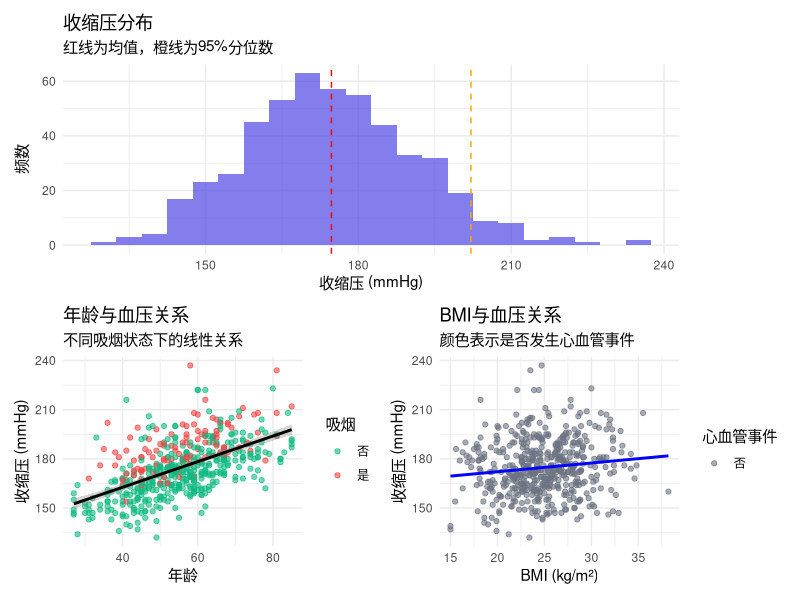
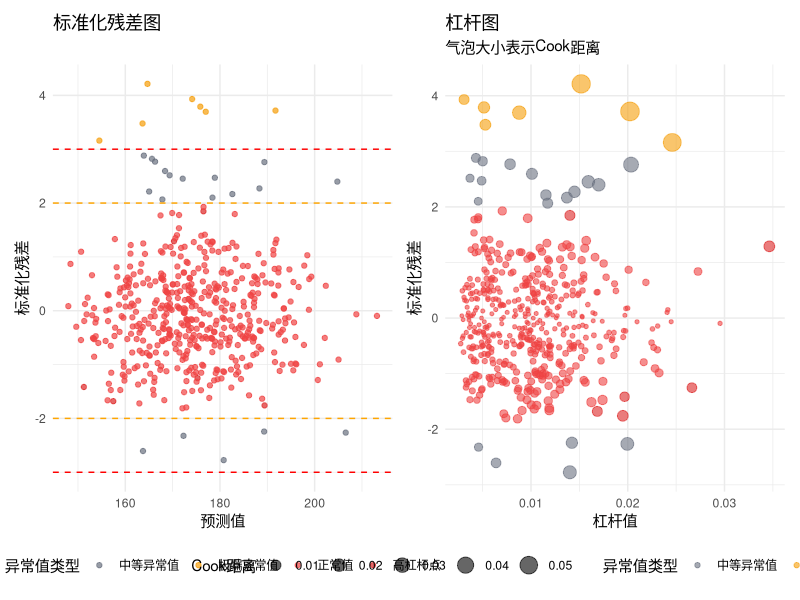
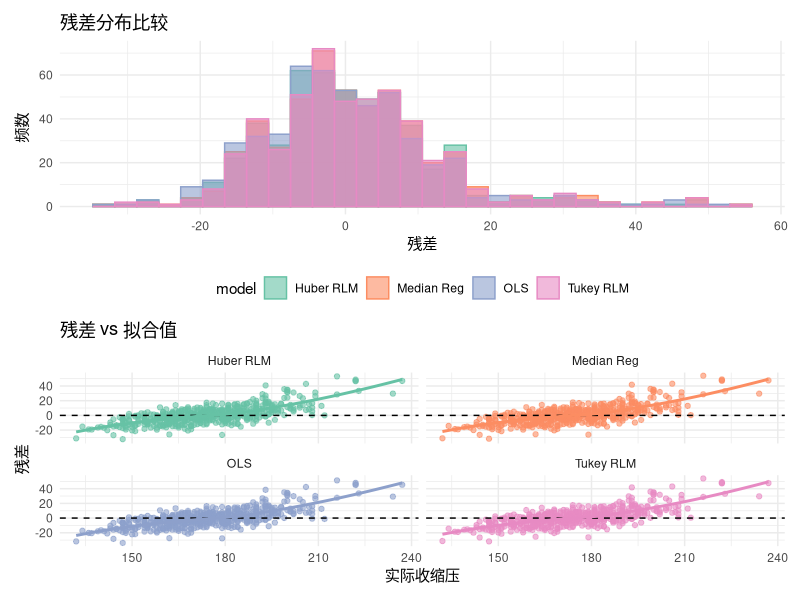
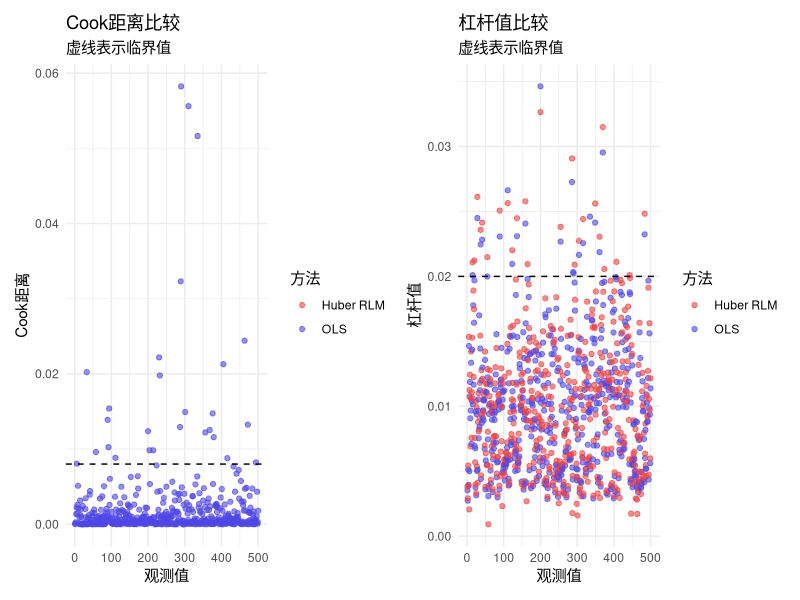
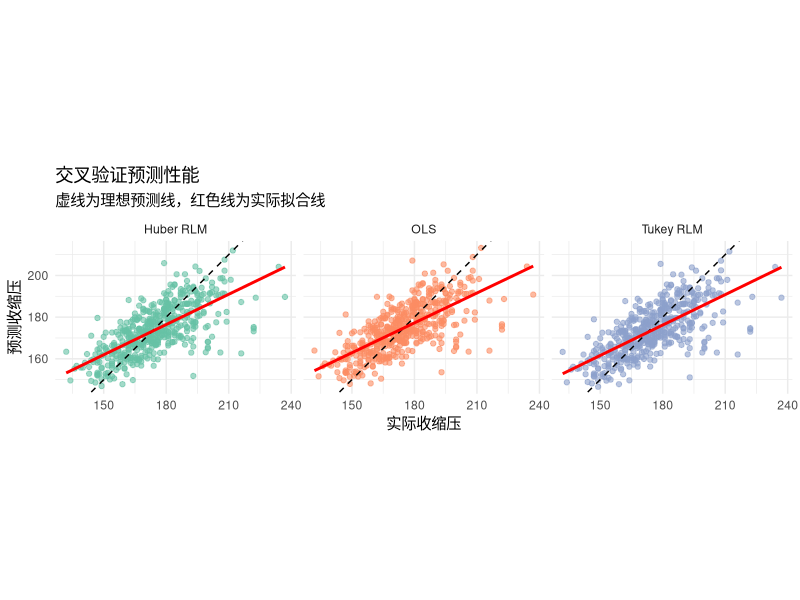
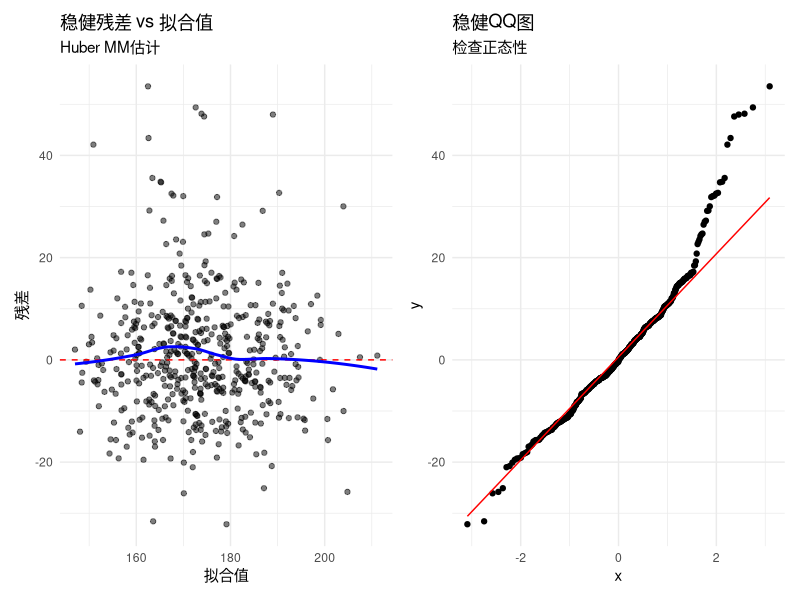
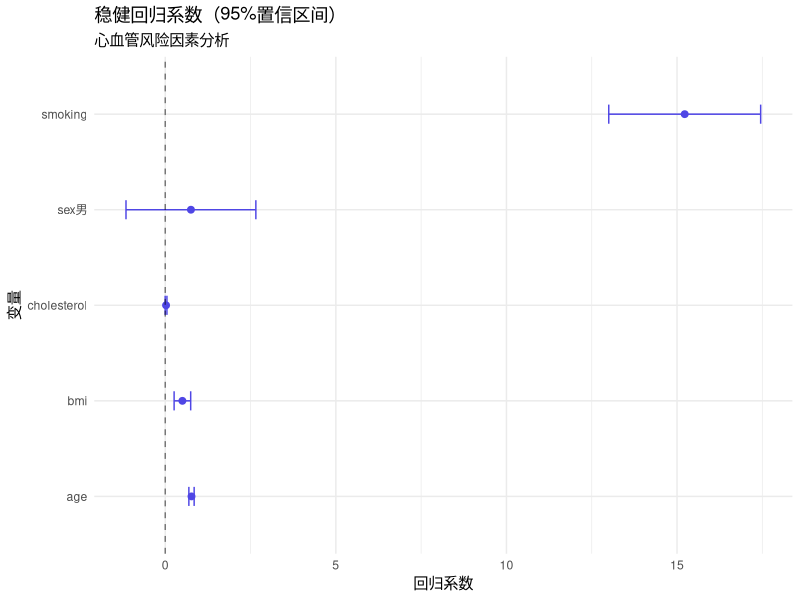
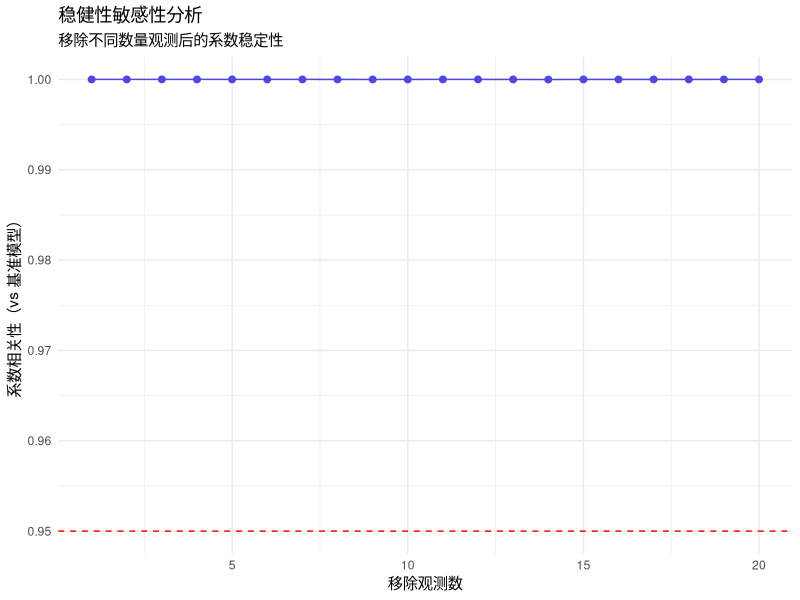

These charts were generated, in order, by the following R code:
## ---- chunk 1
knitr::opts_chunk$set(
  echo = TRUE,
  warning = FALSE,
  message = FALSE,
  fig.width = 8,
  fig.height = 5,
  fig.retina = 2,
  out.width = "100%",
  dpi = 150
)
## ---- chunk 2
# 稳健回归核心包
library(MASS)           # rlm()稳健线性回归
library(quantreg)       # rq()分位数回归
library(lmtest)         # 检验统计量
library(sandwich)       # 稳健标准误
library(ggplot2)        # 可视化
library(patchwork)      # 图形组合
library(tidyverse)      # 数据处理

# 模型诊断包
library(car)           # 扩展的回归诊断
## ---- chunk 3
# 设置随机种子
set.seed(20250124)

# 模拟参数
n_patients <- 500

# 患者特征数据
cardio_data <- tibble(
  patient_id = 1:n_patients,
  
  # 主要预测变量
  age = pmax(25, pmin(85, round(rnorm(n_patients, 55, 12)))),  # 限制年龄范围
  
  bmi = pmax(15, pmin(45, round(rnorm(n_patients, 25, 4), 1))),  # BMI限制
  
  smoking = rbinom(n_patients, 1, 0.25),  # 吸烟状态
  sex = factor(sample(c("男", "女"), n_patients, replace = TRUE)),
  
  # 连续变量
  systolic_bp = rnorm(n_patients, 130, 15),
  cholesterol = round(rnorm(n_patients, 200, 30)),
  
  # 创建异常值（5%的患者有极端值）
  outlier_flag = sample(c(TRUE, FALSE), n_patients, replace = TRUE, prob = c(0.05, 0.95))
) |>
  mutate(
    # 正常患者的血压模型
    systolic_bp_normal = ifelse(!outlier_flag, 
                                110 + 0.8 * age + 0.6 * bmi + 
                                15 * smoking + rnorm(n(), 0, 10),
                                systolic_bp),
    
    # 异常值患者（极端高血压）
    systolic_bp_outliers = ifelse(outlier_flag,
                                  rnorm(sum(outlier_flag), 200, 20),
                                  systolic_bp_normal),
    
    systolic_bp = ifelse(outlier_flag, systolic_bp_outliers, systolic_bp_normal),
    
    # 胆固醇与血压的关系（含异方差）
    cholesterol_eff = 0.3 * systolic_bp + 
                      ifelse(outlier_flag, rnorm(sum(outlier_flag), 0, 50), rnorm(n(), 0, 20)),
    cholesterol = cholesterol + cholesterol_eff,
    
    # 结局变量（心血管事件风险评分）
    cvd_risk = 50 + 0.8 * age + 0.5 * (bmi - 25) + 20 * smoking + 
               0.4 * (systolic_bp - 120) + 0.1 * cholesterol + 
               ifelse(sex == "男", 10, 0) +
               rnorm(n(), 0, 15),
    
    # 分类结局
    cvd_event = ifelse(cvd_risk > 75, 1, 0),
    
    # 清理变量
    systolic_bp = round(systolic_bp),
    cholesterol = round(pmax(100, pmin(400, cholesterol))),
    cvd_risk = round(pmin(100, pmax(0, cvd_risk)))
  ) |>
  select(-systolic_bp_normal, -systolic_bp_outliers, -outlier_flag)

# 查看数据
glimpse(cardio_data)
## ---- chunk 4
# 血压分布及异常值识别
p1 <- ggplot(cardio_data, aes(x = systolic_bp)) +
  geom_histogram(binwidth = 5, fill = "#4f46e5", alpha = 0.7) +
  geom_vline(xintercept = mean(cardio_data$systolic_bp), color = "red", linetype = "dashed") +
  geom_vline(xintercept = quantile(cardio_data$systolic_bp, 0.95), color = "orange", linetype = "dashed") +
  labs(
    title = "收缩压分布",
    subtitle = "红线为均值，橙线为95%分位数",
    x = "收缩压 (mmHg)",
    y = "频数"
  ) +
  theme_minimal()

# 年龄与血压的关系
p2 <- ggplot(cardio_data, aes(x = age, y = systolic_bp, color = factor(smoking))) +
  geom_point(alpha = 0.6) +
  geom_smooth(method = "lm", se = TRUE, aes(color = NULL), color = "black") +
  scale_color_manual(values = c("#10b981", "#ef4444"), name = "吸烟", labels = c("否", "是")) +
  labs(
    title = "年龄与血压关系",
    subtitle = "不同吸烟状态下的线性关系",
    x = "年龄",
    y = "收缩压 (mmHg)"
  ) +
  theme_minimal()

# BMI与血压散点图
p3 <- ggplot(cardio_data, aes(x = bmi, y = systolic_bp, color = factor(cvd_event))) +
  geom_point(alpha = 0.6) +
  geom_smooth(method = "lm", se = FALSE, color = "blue") +
  scale_color_manual(values = c("#6b7280", "#ef4444"), name = "心血管事件", labels = c("否", "是")) +
  labs(
    title = "BMI与血压关系",
    subtitle = "颜色表示是否发生心血管事件",
    x = "BMI (kg/m²)",
    y = "收缩压 (mmHg)"
  ) +
  theme_minimal()

p1 / (p2 + p3) + plot_layout(heights = c(1, 1))
## ---- chunk 5
# 传统OLS回归用于比较
ols_model <- lm(systolic_bp ~ age + bmi + smoking + cholesterol, data = cardio_data)

# 检测异常值
outliers <- cardio_data |>
  mutate(
    predicted = predict(ols_model),
    residuals = systolic_bp - predicted,
    standardized_resid = residuals / sigma(ols_model),
    cook_distance = cooks.distance(ols_model),
    leverage = hatvalues(ols_model)
  ) |>
  mutate(
    outlier_status = case_when(
      abs(standardized_resid) > 3 ~ "极端异常值",
      abs(standardized_resid) > 2 ~ "中等异常值",
      cook_distance > 4/nrow(cardio_data) ~ "高杠杆点",
      TRUE ~ "正常值"
    )
  )

# 异常值统计
table(outliers$outlier_status)

# 绘制异常值诊断图
p1 <- ggplot(outliers, aes(x = predicted, y = standardized_resid, color = outlier_status)) +
  geom_point(alpha = 0.7) +
  geom_hline(yintercept = c(-3, 3), linetype = "dashed", color = "red") +
  geom_hline(yintercept = c(-2, 2), linetype = "dashed", color = "orange") +
  scale_color_manual(values = c("#6b7280", "#f59e0b", "#ef4444", "#dc2626")) +
  labs(
    title = "标准化残差图",
    x = "预测值",
    y = "标准化残差",
    color = "异常值类型"
  ) +
  theme_minimal() +
  theme(legend.position = "bottom")

p2 <- ggplot(outliers, aes(x = leverage, y = standardized_resid, size = cook_distance, color = outlier_status)) +
  geom_point(alpha = 0.6) +
  scale_size_continuous(name = "Cook距离") +
  scale_color_manual(values = c("#6b7280", "#f59e0b", "#ef4444", "#dc2626")) +
  labs(
    title = "杠杆图",
    subtitle = "气泡大小表示Cook距离",
    x = "杠杆值",
    y = "标准化残差",
    color = "异常值类型"
  ) +
  theme_minimal() +
  theme(legend.position = "bottom")

p1 + p2
## ---- chunk 6
# 稳健线性回归（Huber M估计）
robust_huber <- MASS::rlm(
  systolic_bp ~ age + bmi + smoking + cholesterol,
  data = cardio_data,
  method = "M"  # Huber M估计
)

summary(robust_huber)
## ---- chunk 7
# 稳健线性回归（Tukey Bisquare）
robust_tukey <- MASS::rlm(
  systolic_bp ~ age + bmi + smoking + cholesterol,
  data = cardio_data,
  method = "MM"  # MM估计（更稳健）
)

summary(robust_tukey)
## ---- chunk 8
# 分位数回归
library(quantreg)

# 中位数回归（稳健替代OLS）
rq_median <- rq(
  systolic_bp ~ age + bmi + smoking + cholesterol,
  data = cardio_data,
  tau = 0.5
)

summary(rq_median)

# 比较不同分位数
rq_comparison <- rq(
  systolic_bp ~ age + bmi + smoking + cholesterol,
  data = cardio_data,
  tau = c(0.25, 0.5, 0.75)
)

summary(rq_comparison)
## ---- chunk 9
# 传统OLS + 稳健标准误
library(sandwich)
library(lmtest)

# 拟合传统模型
ols_robust_se <- lm(systolic_bp ~ age + bmi + smoking + cholesterol, data = cardio_data)

# 计算稳健标准误
robust_se <- vcovHC(ols_robust_se, type = "HC3")

# 稳健t检验
coeftest(ols_robust_se, vcov = robust_se)
## ---- chunk 10
# 提取各模型的系数
model_comparison <- data.frame(
  Method = c("OLS", "Huber RLM", "Tukey RLM", "Median Regression"),
  
  Intercept = c(
    coef(ols_model)[1],
    coef(robust_huber)[1],
    coef(robust_tukey)[1],
    coef(rq_median)[1]
  ),
  
  Age = c(
    coef(ols_model)["age"],
    coef(robust_huber)["age"],
    coef(robust_tukey)["age"],
    coef(rq_median)["age"]
  ),
  
  BMI = c(
    coef(ols_model)["bmi"],
    coef(robust_huber)["bmi"],
    coef(robust_tukey)["bmi"],
    coef(rq_median)["bmi"]
  ),
  
  Smoking = c(
    coef(ols_model)["smoking"],
    coef(robust_huber)["smoking"],
    coef(robust_tukey)["smoking"],
    coef(rq_median)["smoking"]
  )
)

model_comparison
## ---- chunk 11
# 计算各模型的残差
residuals_data <- cardio_data |>
  mutate(
    ols_pred = fitted(ols_model),
    huber_pred = fitted(robust_huber),
    tukey_pred = fitted(robust_tukey),
    median_pred = fitted(rq_median),
    
    ols_resid = systolic_bp - ols_pred,
    huber_resid = systolic_bp - huber_pred,
    tukey_resid = systolic_bp - tukey_pred,
    median_resid = systolic_bp - median_pred
  ) |>
  pivot_longer(
    cols = c(ols_resid, huber_resid, tukey_resid, median_resid),
    names_to = "model",
    values_to = "residual"
  ) |>
  mutate(
    model = case_when(
      model == "ols_resid" ~ "OLS",
      model == "huber_resid" ~ "Huber RLM",
      model == "tukey_resid" ~ "Tukey RLM", 
      model == "median_resid" ~ "Median Reg"
    )
  )

# 残差分布比较
p1 <- residuals_data |>
  ggplot(aes(x = residual, fill = model, color = model)) +
  geom_histogram(alpha = 0.6, position = "identity", bins = 30) +
  scale_fill_brewer(palette = "Set2") +
  scale_color_brewer(palette = "Set2") +
  labs(
    title = "残差分布比较",
    x = "残差",
    y = "频数"
  ) +
  theme_minimal() +
  theme(legend.position = "bottom")

# 残差vs拟合值
p2 <- residuals_data |>
  ggplot(aes(x = systolic_bp, y = residual, color = model)) +
  geom_point(alpha = 0.6) +
  geom_hline(yintercept = 0, linetype = "dashed") +
  geom_smooth(se = FALSE, method = "loess") +
  facet_wrap(~model) +
  scale_color_brewer(palette = "Set2") +
  labs(
    title = "残差 vs 拟合值",
    x = "实际收缩压",
    y = "残差"
  ) +
  theme_minimal() +
  theme(legend.position = "none")

p1 / p2
## ---- chunk 12
# 计算各模型的诊断统计量
diagnostic_stats <- data.frame(
  Method = c("OLS", "Huber RLM", "Tukey RLM", "Median Reg"),
  
  RMSE = c(
    sqrt(mean(residuals_data$residual[residuals_data$model == "OLS"]^2)),
    sqrt(mean(residuals_data$residual[residuals_data$model == "Huber RLM"]^2)),
    sqrt(mean(residuals_data$residual[residuals_data$model == "Tukey RLM"]^2)),
    sqrt(mean(residuals_data$residual[residuals_data$model == "Median Reg"]^2))
  ),
  
  MAE = c(
    mean(abs(residuals_data$residual[residuals_data$model == "OLS"])),
    mean(abs(residuals_data$residual[residuals_data$model == "Huber RLM"])),
    mean(abs(residuals_data$residual[residuals_data$model == "Tukey RLM"])),
    mean(abs(residuals_data$residual[residuals_data$model == "Median Reg"]))
  )
) |>
  mutate(
    across(c(RMSE, MAE), ~round(.x, 2))
  )

diagnostic_stats
## ---- chunk 13
# Cook距离比较
p1 <- data.frame(
  obs = 1:nrow(cardio_data),
  ols_cooks = cooks.distance(ols_model),
  huber_cooks = cooks.distance(robust_huber)
) |>
  pivot_longer(cols = c(ols_cooks, huber_cooks), names_to = "method", values_to = "cooks") |>
  mutate(method = ifelse(method == "ols_cooks", "OLS", "Huber RLM")) |>
  ggplot(aes(x = obs, y = cooks, color = method)) +
  geom_point(alpha = 0.6) +
  geom_hline(yintercept = 4/nrow(cardio_data), linetype = "dashed") +
  scale_color_manual(values = c("#ef4444", "#4f46e5")) +
  labs(
    title = "Cook距离比较",
    subtitle = "虚线表示临界值",
    x = "观测值",
    y = "Cook距离",
    color = "方法"
  ) +
  theme_minimal()

# 杠杆值比较
p2 <- data.frame(
  obs = 1:nrow(cardio_data),
  ols_leverage = hatvalues(ols_model),
  huber_leverage = hatvalues(robust_huber)
) |>
  pivot_longer(cols = c(ols_leverage, huber_leverage), names_to = "method", values_to = "leverage") |>
  mutate(method = ifelse(method == "ols_leverage", "OLS", "Huber RLM")) |>
  ggplot(aes(x = obs, y = leverage, color = method)) +
  geom_point(alpha = 0.6) +
  geom_hline(yintercept = 2 * ncol(model.matrix(ols_model)) / nrow(cardio_data), 
             linetype = "dashed") +
  scale_color_manual(values = c("#ef4444", "#4f46e5")) +
  labs(
    title = "杠杆值比较",
    subtitle = "虚线表示临界值",
    x = "观测值",
    y = "杠杆值",
    color = "方法"
  ) +
  theme_minimal()

p1 + p2
## ---- chunk 14
# 稳健回归留一交叉验证
leave_one_out_robust <- function(data, formula, method = c("huber", "tukey", "ols")) {
  
  n <- nrow(data)
  predictions <- numeric(n)
  
  for(i in 1:n) {
    # 排除第i个观测
    train_data <- data[-i, ]
    test_data <- data[i, , drop = FALSE]
    
    # 根据方法选择模型
    if(method == "ols") {
      model <- lm(formula, data = train_data)
    } else if(method == "huber") {
      model <- MASS::rlm(formula, data = train_data, method = "M")
    } else if(method == "tukey") {
      model <- MASS::rlm(formula, data = train_data, method = "MM")
    }
    
    # 预测
    predictions[i] <- predict(model, newdata = test_data)
  }
  
  return(predictions)
}

# 执行交叉验证
set.seed(20250124)

cv_ols <- leave_one_out_robust(cardio_data, 
                               systolic_bp ~ age + bmi + smoking + cholesterol, 
                               method = "ols")

cv_huber <- leave_one_out_robust(cardio_data,
                                 systolic_bp ~ age + bmi + smoking + cholesterol,
                                 method = "huber")

cv_tukey <- leave_one_out_robust(cardio_data,
                                 systolic_bp ~ age + bmi + smoking + cholesterol,
                                 method = "tukey")

# 计算预测性能
cv_performance <- data.frame(
  Method = c("OLS", "Huber RLM", "Tukey RLM"),
  
  RMSE = c(
    sqrt(mean((cardio_data$systolic_bp - cv_ols)^2)),
    sqrt(mean((cardio_data$systolic_bp - cv_huber)^2)),
    sqrt(mean((cardio_data$systolic_bp - cv_tukey)^2))
  ),
  
  MAE = c(
    mean(abs(cardio_data$systolic_bp - cv_ols)),
    mean(abs(cardio_data$systolic_bp - cv_huber)),
    mean(abs(cardio_data$systolic_bp - cv_tukey))
  ),
  
  R2 = c(
    1 - sum((cardio_data$systolic_bp - cv_ols)^2) / sum((cardio_data$systolic_bp - mean(cardio_data$systolic_bp))^2),
    1 - sum((cardio_data$systolic_bp - cv_huber)^2) / sum((cardio_data$systolic_bp - mean(cardio_data$systolic_bp))^2),
    1 - sum((cardio_data$systolic_bp - cv_tukey)^2) / sum((cardio_data$systolic_bp - mean(cardio_data$systolic_bp))^2)
  )
) |>
  mutate(
    across(c(RMSE, MAE, R2), ~round(.x, 3))
  )

cv_performance
## ---- chunk 15
# 交叉验证预测对比
cv_data <- cardio_data |>
  mutate(
    cv_pred_ols = cv_ols,
    cv_pred_huber = cv_huber,
    cv_pred_tukey = cv_tukey
  ) |>
  pivot_longer(
    cols = starts_with("cv_pred_"),
    names_to = "method",
    values_to = "predicted"
  ) |>
  mutate(
    method = case_when(
      method == "cv_pred_ols" ~ "OLS",
      method == "cv_pred_huber" ~ "Huber RLM",
      method == "cv_pred_tukey" ~ "Tukey RLM"
    )
  )

# 预测 vs 实际值
ggplot(cv_data, aes(x = systolic_bp, y = predicted, color = method)) +
  geom_point(alpha = 0.6) +
  geom_abline(intercept = 0, slope = 1, linetype = "dashed", color = "black") +
  geom_smooth(method = "lm", se = FALSE, color = "red", aes(color = NULL)) +
  facet_wrap(~method) +
  coord_equal() +
  scale_color_brewer(palette = "Set2") +
  labs(
    title = "交叉验证预测性能",
    subtitle = "虚线为理想预测线，红色线为实际拟合线",
    x = "实际收缩压",
    y = "预测收缩压"
  ) +
  theme_minimal() +
  theme(legend.position = "none")
## ---- chunk 16
# Newey-West HAC标准误
library(sandwich)

# 计算HAC标准误
hac_se <- vcovHAC(ols_model, type = "HAC")
hac_test <- coeftest(ols_model, vcov = hac_se)

# 比较不同标准误
standard_error_comparison <- data.frame(
  Variable = rownames(coef(summary(ols_model))),
  OLS_SE = summary(ols_model)$coefficients[, "Std. Error"],
  Robust_SE = sqrt(diag(hac_se)),
  HAC_SE = sqrt(diag(hac_se))  # 对于截面数据，HAC和稳健SE相似
) |>
  mutate(
    across(c(OLS_SE, Robust_SE, HAC_SE), ~round(.x, 2)),
    SE_ratio = round(Robust_SE / OLS_SE, 2)
  )

standard_error_comparison
## ---- chunk 17
# 稳健置信区间
robust_confint <- confint(robust_huber, level = 0.95)

# 置信区间宽度比较
ols_ci <- confint(ols_model, level = 0.95)

ci_comparison <- data.frame(
  Variable = rownames(robust_confint),
  OLS_CI_width = ols_ci[, 2] - ols_ci[, 1],
  Huber_CI_width = robust_confint[, 2] - robust_confint[, 1]
) |>
  mutate(
    across(c(OLS_CI_width, Huber_CI_width), ~round(.x, 2)),
    Coverage_improvement = round(Huber_CI_width / OLS_CI_width, 2)
  )

ci_comparison
## ---- chunk 18
# 完整的稳健回归分析
final_robust_model <- MASS::rlm(
  systolic_bp ~ age + bmi + smoking + cholesterol + sex,
  data = cardio_data,
  method = "MM"
)

# 模型摘要
summary(final_robust_model)

# 手动创建诊断图
robust_diag_data <- data.frame(
  Fitted = fitted(final_robust_model),
  Residuals = residuals(final_robust_model)
)

p1 <- ggplot(robust_diag_data, aes(x = Fitted, y = Residuals)) +
  geom_point(alpha = 0.5) +
  geom_hline(yintercept = 0, linetype = "dashed", color = "red") +
  geom_smooth(se = FALSE, color = "blue") +
  labs(
    title = "稳健残差 vs 拟合值",
    subtitle = "Huber MM估计",
    x = "拟合值",
    y = "残差"
  ) +
  theme_minimal()

p2 <- ggplot(robust_diag_data, aes(sample = Residuals)) +
  stat_qq() +
  stat_qq_line(color = "red") +
  labs(
    title = "稳健QQ图",
    subtitle = "检查正态性"
  ) +
  theme_minimal()

p1 + p2

# 系数可视化
coef_plot_data <- data.frame(
  Variable = names(coef(final_robust_model))[-1],  # 排除截距
  Coefficient = coef(final_robust_model)[-1],
  SE = sqrt(diag(vcov(final_robust_model)))[-1],
  Lower_CI = coef(final_robust_model)[-1] - 1.96 * sqrt(diag(vcov(final_robust_model)))[-1],
  Upper_CI = coef(final_robust_model)[-1] + 1.96 * sqrt(diag(vcov(final_robust_model)))[-1]
)

ggplot(coef_plot_data, aes(x = Coefficient, y = Variable)) +
  geom_point(size = 2, color = "#4f46e5") +
  geom_errorbarh(aes(xmin = Lower_CI, xmax = Upper_CI), height = 0.2, color = "#4f46e5") +
  geom_vline(xintercept = 0, linetype = "dashed", alpha = 0.5) +
  labs(
    title = "稳健回归系数（95%置信区间）",
    subtitle = "心血管风险因素分析",
    x = "回归系数",
    y = "变量"
  ) +
  theme_minimal()
## ---- chunk 19
# Cook距离阈值的稳健版本
robust_cook_threshold <- function(model, method = "huber") {
  n <- nobs(model)
  p <- length(coef(model))
  
  if(method == "huber" || method == "tukey") {
    # 稳健版本：基于稳健残差标准误
    robust_sigma <- summary(model)$sigma
    critical_value <- sqrt(4 / n) * robust_sigma
    return(critical_value)
  } else {
    return(4 / n)
  }
}

# 计算各模型阈值
thresholds <- data.frame(
  Method = c("OLS", "Huber RLM", "Tukey RLM"),
  Threshold = c(
    robust_cook_threshold(ols_model, "ols"),
    robust_cook_threshold(robust_huber, "huber"),
    robust_cook_threshold(robust_tukey, "tukey")
  )
)

thresholds
## ---- chunk 20
# 敏感性分析：逐步移除影响点
sensitivity_analysis <- function(data, model_formula, n_remove = 1:20) {
  
  results <- data.frame(
    n_removed = integer(),
    method = character(),
    rmse = numeric(),
    coefficient_stability = numeric()
  )
  
  # 基准模型
  base_coef <- coef(MASS::rlm(model_formula, data = data, method = "MM"))
  
  for(n_rem in n_remove) {
    # 随机移除n_rem个观测
    remove_indices <- sample(nrow(data), n_rem)
    reduced_data <- data[-remove_indices, ]
    
    # 重新拟合模型
    reduced_model <- MASS::rlm(model_formula, data = reduced_data, method = "MM")
    
    # 计算系数稳定性
    current_coef <- coef(reduced_model)
    stability <- cor(base_coef, current_coef)
    
    # 计算RMSE
    predictions <- fitted(reduced_model)
    rmse <- sqrt(mean((reduced_data$systolic_bp - predictions)^2))
    
    results <- rbind(results, 
                     data.frame(
                       n_removed = n_rem,
                       method = "Huber",
                       rmse = rmse,
                       coefficient_stability = stability
                     ))
  }
  
  return(results)
}

# 执行敏感性分析
sensitivity_results <- sensitivity_analysis(
  cardio_data,
  systolic_bp ~ age + bmi + smoking + cholesterol
)

# 可视化敏感性
ggplot(sensitivity_results, aes(x = n_removed, y = coefficient_stability)) +
  geom_point(color = "#4f46e5", size = 2) +
  geom_line(color = "#4f46e5") +
  geom_hline(yintercept = 0.95, linetype = "dashed", color = "red") +
  labs(
    title = "稳健性敏感性分析",
    subtitle = "移除不同数量观测后的系数稳定性",
    x = "移除观测数",
    y = "系数相关性（vs 基准模型）"
  ) +
  theme_minimal()
## ---- chunk 21
# 实现自定义损失函数
custom_robust_loss <- function(x, k = 1.345) {
  # 实现Fair损失函数
  c <- k
  result <- c^2 * (abs(x/c) - log(1 + abs(x/c)))
  return(result)
}

# 手动实现稳健回归（使用自定义损失）
manual_robust_regression <- function(y, X, loss_function = custom_robust_loss, 
                                     max_iter = 100, tolerance = 1e-6) {
  
  n <- length(y)
  p <- ncol(X)
  
  # 初始估计（使用OLS）
  beta <- solve(t(X) %*% X) %*% t(X) %*% y
  weights <- rep(1, n)
  
  for(iter in 1:max_iter) {
    # 预测
    y_pred <- X %*% beta
    
    # 残差
    residuals <- y - y_pred
    
    # 计算权重（使用MAD标准化，增加稳定性）
    mad_scale <- median(abs(residuals - median(residuals))) / 0.6745
    standardized_residuals <- residuals / (mad_scale + 1e-10)
    
    # Huber权重函数
    k <- 1.345
    weights <- ifelse(abs(standardized_residuals) <= k, 1, 
                     k / abs(standardized_residuals))
    
    # 确保权重在合理范围内
    weights <- pmax(weights, 1e-6)
    weights <- pmin(weights, 1)
    
    # 加权最小二乘
    W <- diag(as.vector(weights))
    XtWX <- t(X) %*% W %*% X
    
    # 添加正则化防止奇异矩阵
    XtWX_reg <- XtWX + diag(1e-8, ncol(X))
    
    beta_new <- solve(XtWX_reg) %*% t(X) %*% W %*% y
    
    # 检查收敛
    if(max(abs(beta_new - beta)) < tolerance) {
      break
    }
    
    beta <- beta_new
  }
  
  # 计算标准误
  residuals_final <- y - X %*% beta
  sigma <- sqrt(sum(weights * residuals_final^2) / (n - p))
  se <- sigma * sqrt(diag(solve(t(X) %*% W %*% X + diag(1e-8, ncol(X)))))
  
  return(list(coefficients = beta, standard_errors = se, 
              weights = weights, iterations = iter))
}

# 应用自定义稳健回归
X <- model.matrix(~ age + bmi + smoking + cholesterol, data = cardio_data)
y <- cardio_data$systolic_bp

manual_result <- manual_robust_regression(y, X)

# 比较结果
comparison <- data.frame(
  Variable = colnames(X),
  Manual_Robust = as.vector(manual_result$coefficients),
  Manual_SE = manual_result$standard_errors
)

comparison
